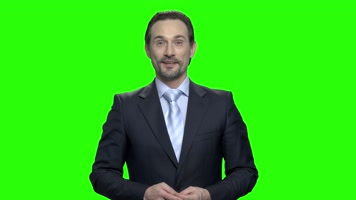
//> input picture Grabcut/lvbu.jpg, 356 x 200 px
$ ./Grabcut_scenery   (built with g++ and OpenCV 4)
//> lines starting //> are read from the running program, lines starting //| are printed output that depends on the picture; after the words box and inside, x2 and y2 are one past the last pixel; in counts of white or black regions, pixels touching at a corner belong together
#include <stdio.h>
#include <opencv2/opencv.hpp>
#include <vector>


using namespace cv;
using namespace std;


int main(int argc, char** argv )
{
    // 先将人像从风景图中抠出来
    Mat srcImg = imread("../lvbu.jpg");
//> srcImg is the input picture: 200 rows x 356 cols, CV_8UC3; mean B, G, R 26.1, 203.5, 48.1
    Mat mask, bgModel, fgModel;
    Rect rect(Point(90, 0), Point(srcImg.cols - 95, srcImg.rows));
//> rect = Rect(90, 0, 171, 200)
    // 扣人像区域时， 训练的轮数， 越多越准确
    int times = 10;
    grabCut(srcImg, mask, rect, bgModel, fgModel, times, GC_INIT_WITH_RECT);
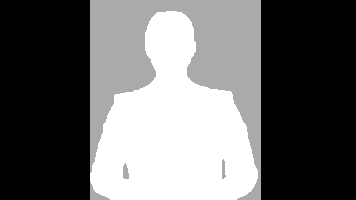
//> mask: 200 rows x 356 cols, CV_8UC1; min 0, max 3, mean 1.23; drawn with min black and max white
//> bgModel = 65 values, max 914.8 at index 33, min -1.82e-12 at index 25, mean 111; fgModel = 65 values, max 2376 at index 28, min 0 at index 1, mean 581.2

    rectangle(srcImg, rect, Scalar(255), 2, 8);
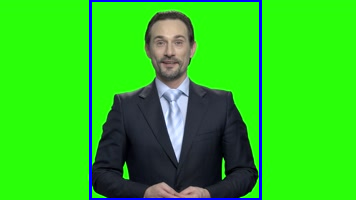
//> srcImg: 200 rows x 356 cols, CV_8UC3; 2.62% of pixels changed, all inside (x1, y1, x2, y2) = (89, 0, 262, 200)


    Mat resultMask = (mask & 1) * 255;
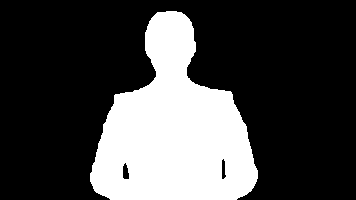
//> resultMask: 200 rows x 356 cols, CV_8UC1; 27.1% white; 1 white region, box (x1, y1, x2, y2) and area: (90, 11, 258, 200) 19269
    // 将白色的部分图上之前的颜色
    Mat resultImage_red = Mat(srcImg.rows, srcImg.cols, CV_8UC3);
    Mat resultImage_green = Mat(srcImg.rows, srcImg.cols, CV_8UC3);
    Mat resultImage_blue = Mat(srcImg.rows, srcImg.cols, CV_8UC3);
    Mat resultImage_white = Mat(srcImg.rows, srcImg.cols, CV_8UC3);
    // Mat resultImage;
    Mat sceneryImg =  imread("../scenery_data/scenery_2.jpeg");
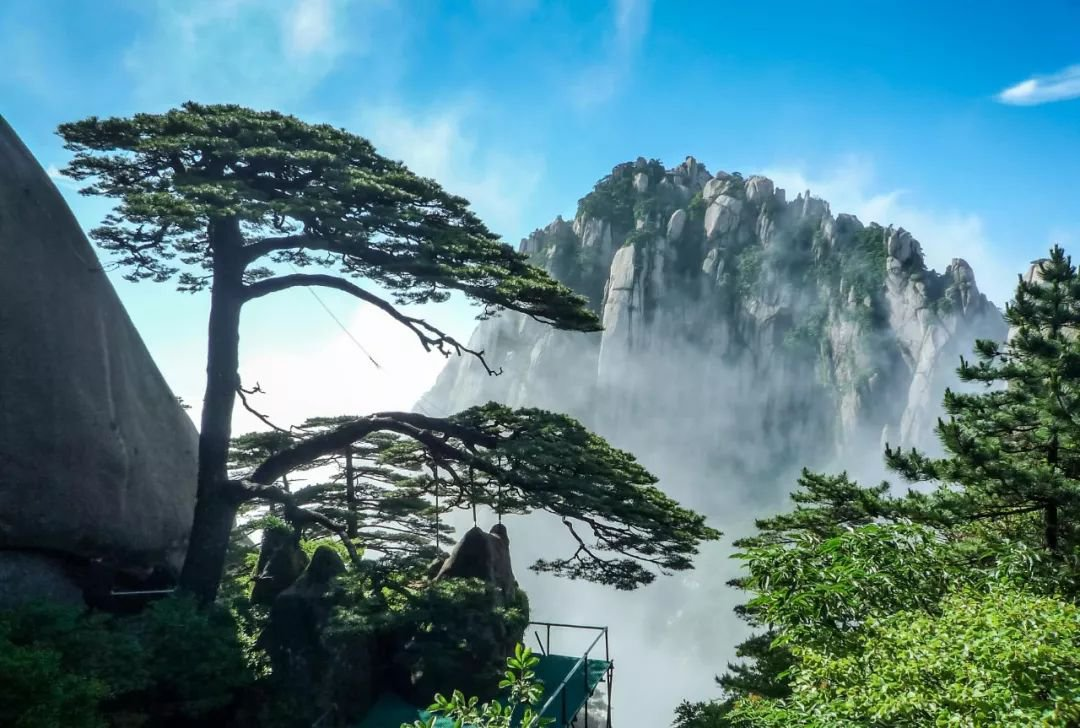
//> input picture montage/scenery_data/scenery_2.jpeg, 1080 x 728 px
//> sceneryImg is the input picture: 728 rows x 1080 cols, CV_8UC3; mean B, G, R 134.6, 126.9, 87.4
    resize(sceneryImg, sceneryImg, Size(srcImg.cols, srcImg.rows));
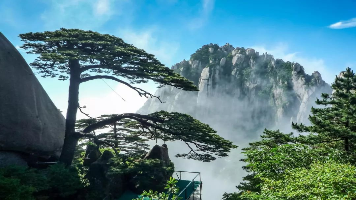
//> sceneryImg: 200 rows x 356 cols, CV_8UC3; mean B, G, R 134.4, 126.8, 87.3

    for (int i = 0; i < srcImg.rows; i++)
    {
        for (int j = 0; j < srcImg.cols; j++)
        {
            Vec3b &pixel_src = srcImg.at<Vec3b>(i, j);
            Vec3b &pixel_scenery = sceneryImg.at<Vec3b>(i, j);

            uchar &pixel_mask = resultMask.at<uchar>(i, j);
            // 将mask中白色的部分用原来的图填充
            if(pixel_mask == 255)
            {
                // 对三个通道进行赋值
                for (int k = 0; k < 3; k++)
                {
                    pixel_scenery[k] = pixel_src[k];
                }

            }
            else{
                 for (int k = 0; k < 3; k++)
                {
                    pixel_scenery[k] = pixel_scenery[k];

                }
            }
        }

    }
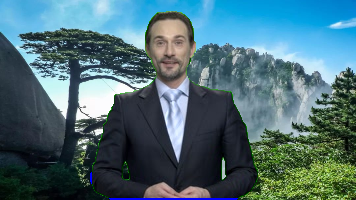
//> sceneryImg: 200 rows x 356 cols, CV_8UC3; mean B, G, R 118.4, 109.2, 75.6

    imwrite("scenery.png", sceneryImg);


    waitKey(0);

    return 0;

}
